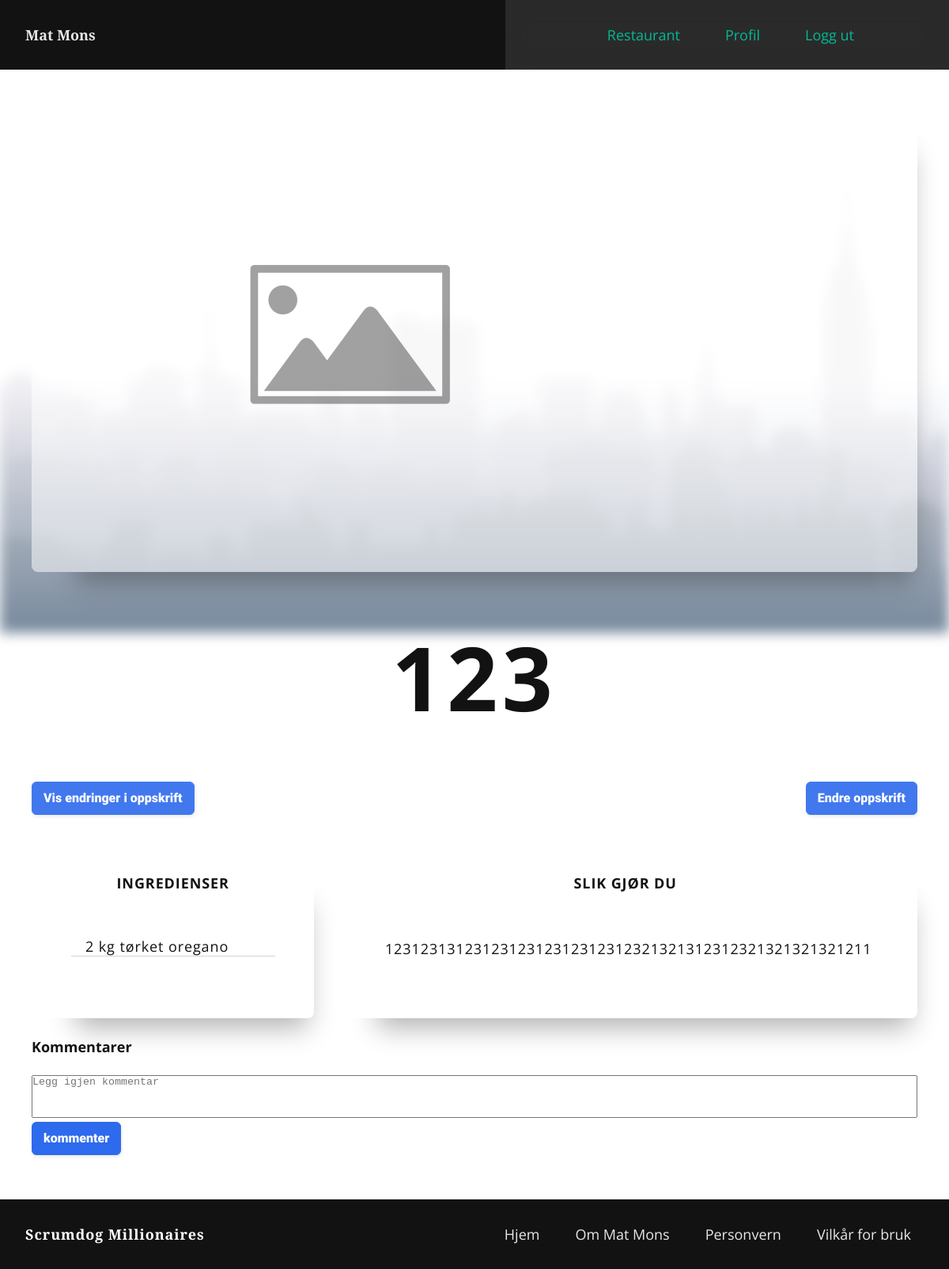
Screenshot of /show_dinner/12/4 (signed in) with the database file from the repository.
### db/modul.py (models this page shows, shortened)
class Dinner(base):
    __tablename__ = "dinner"
    id = Column(Integer, primary_key=True, unique=True,
                nullable=False, autoincrement=True)
    title = Column(String(255), nullable=False)
    image = Column(LargeBinary(length=(2 ** 32) - 1))
    recipe = relationship("Recipe", cascade="all, delete")
    group_id = Column(Integer, ForeignKey("group.id"), nullable=False)
    user_id = Column(Integer, ForeignKey("user.id"), nullable=False)
    comment = relationship("Comment")
    meal = relationship("Meal")

class Recipe(base):
    __tablename__ = "recipe"
    id = Column(Integer, primary_key=True, unique=True,
                nullable=False, autoincrement=True)
    approach = Column(String(20000), nullable=False)
    version = Column(Integer, nullable=False)
    portions = Column(Integer, nullable=True)
    UniqueConstraint('id', 'version', name='id_version')
    recipe_ingredient_helper = relationship(
        "Recipe_ingredient_helper", back_populates="recipe", cascade="all, delete")
    dinner_id = Column(Integer, ForeignKey(
        "dinner.id", ondelete="CASCADE"), nullable=False)

class Measurement(base):
    __tablename__ = "measurement"
    id = Column(Integer, primary_key=True, unique=True,
                nullable=False, autoincrement=True)
    name = Column(String(10), nullable=False, unique=True)
    recipe_ingredient_helper = relationship(
        "Recipe_ingredient_helper", back_populates="measurement", cascade="all, delete")

class Ingredient(base):
    __tablename__ = "ingredient"
    id = Column(Integer, primary_key=True, unique=True,
                nullable=False, autoincrement=True)
    name = Column(String(45), nullable=False, unique=True)
    recipe_ingredient_helper = relationship(
        "Recipe_ingredient_helper", back_populates="ingredient", cascade="all, delete")

### routes/calendar_routes.py (the view)
@calendarroute.route('/show_dinner/<dinner_id>/<group_id>')
def show_dinner(dinner_id, group_id):
    current_user_role = session.query(User_group_role).filter(
        User_group_role.user_id == current_user.id,
        User_group_role.group_id == group_id).first()
    guest_role = queries.get_role_by_name("gjest")
    def decode_image(image):
        if image is not None:
            picture = b64encode(image).decode("utf-8")
        else:
            picture = ""
        return picture
    dinner = session.query(Dinner).filter(Dinner.id == dinner_id).first()
    recipe = session.query(Recipe).filter(Recipe.dinner_id == dinner_id).order_by(desc(Recipe.version)).first()
    image = b64encode(dinner.image).decode("utf-8")
    user = current_user
    if user.image is not None:
        image2 = b64encode(user.image).decode("utf-8")
    else:
        image2 = ""
    comments = session.query(Comment).filter(Comment.dinner_id == dinner_id).all()
    comments_users = list()
    for comment in comments:
        comments_users.append(session.query(User).filter(User.id == comment.user_id).first())
    ingredients_recipe = session.query(Ingredient.name).join(
        Recipe_ingredient_helper).join(Recipe).filter(Recipe.id == recipe.id).all()
    session.close()
    amounts_recipe = session.query(Amount.amount).join(
        Recipe_ingredient_helper).join(Recipe).filter(Recipe.id == recipe.id).all()
    session.close()
    measurements_recipe = session.query(Measurement.name).join(
        Recipe_ingredient_helper).join(Recipe).filter(Recipe.id == recipe.id).all()
    session.close()
    return render_template("dinners/dinner.html", dinner=dinner,
                           group_id=group_id,
                           dinner_id=dinner_id,
                           current_user_role=current_user_role,
                           len=len(ingredients_recipe),
                           recipe=recipe, image=image,
                           ingredients=ingredients_recipe,
                           amounts=amounts_recipe,
                           measurements=measurements_recipe,
                           comments=comments,
                           c_len=len(comments),
                           comments_users=comments_users,
                           image2=image2,
                           decode_image=decode_image,
                           guest_role=guest_role)

### app/__init__.py (called while the page is built)
@login_manager.user_loader
def load_user(id):
    user = session.query(User).get(int(id))
    session.close()
    return user

### queries.py (called while the page is built)
def get_role_by_name(name):
    return session.query(Role).filter(Role.name == name).first()

### templates/dinners/dinner.html (shortened to what this page needs)
{% extends "base.html" %}
{% block content %}
<main class="dinner-grid">
    <article class="testimonial">
        <div class="flex">
            <div class="">
                <img class="" onerror="this.onerror=null; this.src='/static/img/generic.png'"/>
            </div>
        </div>
    </article>
    <article class="testimonial">
        <section class="approach-section flex">
        <h1>{{ dinner.title }}</h1>
        </section>
    </article>
    <article class="testimonial">
        <section class="approach-section">
            <h2>SLIK GJØR DU</h2>
        <p style="white-space: pre-line;">{{ recipe.approach }}</p>
        </section>
    </article>
    <article class="testimonial">
        <section class="approach-section">
            <h2 class="">INGREDIENSER</h2><br>
            {% for i in range(0,(len)) %}
        <div class="ingredients-list">
            <p>{{ amounts[i].amount}}
            {{ measurements[i].name }}
            {{ ingredients[i].name }}</p>
        </div>
        {% endfor %}
        </section>
    </article>
    <article class="testimonial">
        <div class="dinner-btn-group">
            {% if current_user_role.role_id != guest_role.id %}
            <a
            href="{{ url_for('recipe_route.show_changes_recipe', dinner_id=dinner_id) }}">
             <button class="button-three">Vis endringer i oppskrift</button>
         </a>
         <a
               href="{{ url_for('recipe_route.change_recipe', dinner_id=dinner_id, group_id=group_id) }}">
                <button class="button-three">Endre oppskrift</button>
            </a>
            {% endif %}
            </div>
    </article>
    <article class="testimonial">
        <div class="flex">
            <div class="main_title">
            <h1>Kommentarer</h1>
            </div>
        </div>
    </article>
    <article class="testimonial">
            <div class="add-comment">
                <div class="dinner-control">
                    <form method="POST">
                        <textarea name="comment" placeholder="Legg igjen kommentar"></textarea>
                        <input type="submit" name=""value="kommenter">
                    </form>
                </div>
            </div>
    </article>
</main>
{% endblock %}

### static/css/styles.css (style rules this page uses)
:root { --ff-body: "Open Sans", sans-serif; --ff-title: "Open Sans", sans-serif; --ff-logo: "Playfair Display", sans-serif; --clr-primary-400: hsl(60 100% 50%); --clr-neutral-900: #121212; --clr-error: #ff5357; --clr-warning: #ffac00; --clr-info: #00afcc; --clr-success: #01c9a0; --clr-primary: #121212; --clr-neutral: #ffffff; --fs-xxl: clamp(3.5rem, 12vw + 1rem, 12rem); --fs-xl: clamp(3.5rem, 12vw + 1rem, 7rem); --fs-600: clamp(2rem, 12vw + 1rem, 3rem); --fs-500: clamp(1.5rem, 12vw + 1rem, 2.25rem); --fs-400: clamp(1rem, 12vw + 1rem, 1.125rem); --fs-300: clamp(.3rem, 2.5vw + 1rem, 1rem); }
* { margin: 0; padding: 0; box-sizing: border-box; scroll-behavior: smooth; }
html { position: relative; overflow: visible; }
body { min-height: 100vh; font-family: var(--ff-body); font-size: 1.125rem; color: var(--clr-primary); }
h1, h2, h3 { font-family: var(--ff-title); font-size: var(--fs-400); }
p { font-family: var(--ff-body); font-size: var(--fs-400); line-height: 1.5; }
.privacy-article h1, h2, h3, h4, p { letter-spacing: 0.05em; }
.toc-list li, a { color: var(--clr-primary); text-decoration: none; margin-bottom: 1rem; opacity: 0.9; transition: opacity 0.3s ease; }
.dinner-grid { display: grid; gap: 1.5rem; grid-auto-columns: 1fr; grid-template-areas: 'one one one' 'two two two' 'five five five' 'four three three' "six six six" "seven seven seven" "eight eight eight"; padding-block: 2rem; width: min(95%, 70rem); margin-inline: auto; }
.dinner-grid h1 { color: var(--clr-neutral-900); }
.approach-section { display: flex; flex-direction: column; padding: 2rem; margin: 0 auto; }
.approach-section h1 { font-size: var(--fs-xl); text-transform: uppercase; letter-spacing: .05em; color: var(--clr-primary); text-align: center; margin: 0 auto; }
.approach-section h2 { border-bottom:1px solid var(--clr-neutral); padding-bottom:1rem; text-align: center; }
.approach-section p { display: inline-block; line-height: 2.5; font-size: large; margin: 2rem 2rem; text-align: left; }
.dinner-btn-group { display: flex; justify-content: space-between; gap: 1rem; }
.dinner-btn-group button { background: #2d6aed; border: 1px solid #2d6aed; border-radius: 6px; box-shadow: rgba(0, 0, 0, 0.1) 1px 2px 4px; box-sizing: border-box; color: var(--clr-neutral); cursor: pointer; display: inline-block; font-family: nunito,roboto,proxima-nova,"proxima nova",sans-serif; font-size: 16px; font-weight: 800; line-height: 16px; min-height: 40px; outline: 0; padding: 12px 14px; text-align: center; text-rendering: geometricprecision; text-transform: none; user-select: none; -webkit-user-select: none; touch-action: manipulation; }
.testimonial:nth-child(3), .testimonial:nth-child(1), .testimonial:nth-child(4) { color: var(--clr-primary); padding: .1rem .1rem; border-radius: .5rem; box-shadow: 1.5rem 2.75rem 2rem -2rem rgba(0, 0, 0, 0.3); background-color: rgba(255, 255, 255, 0.523); }
.testimonial:nth-child(1) { grid-area: one; }
.testimonial:nth-child(2) { grid-area: two; }
.testimonial:nth-child(3) { grid-area: three; }
.testimonial:nth-child(4) { grid-area: four; }
.testimonial:nth-child(5) { grid-area: five; }
.testimonial:nth-child(6) { grid-area: six; }
.testimonial:nth-child(7) { grid-area: seven; }
.ingredients-list { display: flex; gap: 1rem ; border-bottom: 1px solid rgb(212, 212, 212); margin: 1rem; }
.ingredients-list:first-of-type { margin-top: 1rem; }
.ingredients-list p { line-height: 1; font-size: large; margin: .15rem; text-align: left; }
.dinner-control textarea { width: 70rem; height: 4em; resize: none; }
.dinner-control input[type="submit"] { background: #2d6aed; border: 1px solid #2d6aed; border-radius: 6px; box-shadow: rgba(0, 0, 0, 0.1) 1px 2px 4px; box-sizing: border-box; color: var(--clr-neutral); cursor: pointer; display: inline-block; font-family: nunito,roboto,proxima-nova,"proxima nova",sans-serif; font-size: 16px; font-weight: 800; line-height: 16px; min-height: 40px; outline: 0; padding: 12px 14px; text-align: center; text-rendering: geometricprecision; text-transform: none; user-select: none; -webkit-user-select: none; touch-action: manipulation; }
.add-comment { display: flex; justify-content: space-between; }
img, picture { max-width: 100%; display: block; }
.flex { display: flex; gap: var(--gap, 1rem); }

### rows the page displays
Dinner: title "123"
Recipe: approach "1231231312312312312312312312321321312312321321321321211"
Measurement: name "kg"
Ingredient: name "tørket oregano"

### other values shown
{{ amounts[i].amount }} "2"
